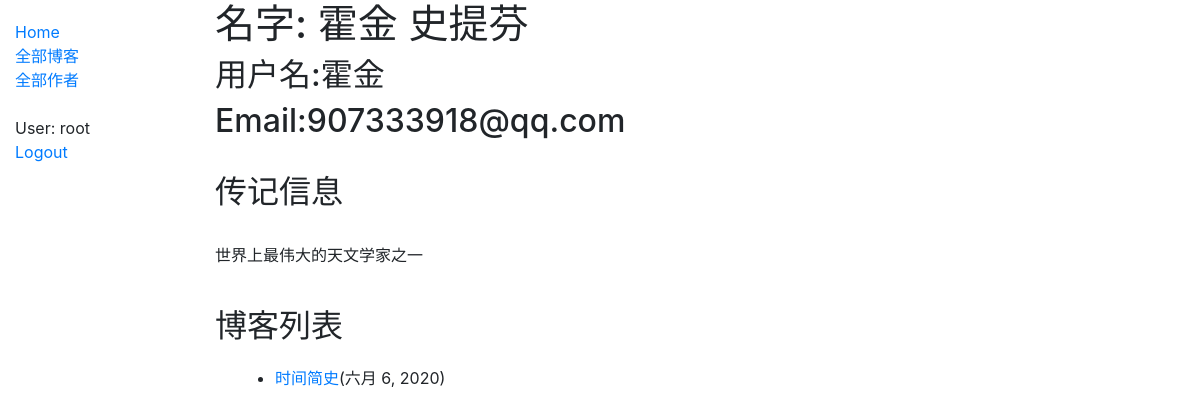
/blog/bloguser/18/ (signed in), run on the app's committed database.
### blog/models.py (models this page shows, shortened)
class BlogUser(User):
    bio_info = models.TextField(max_length=200, null=True, blank=True, help_text='Enter some biographical information.')
    def __str__(self):
        return f'{self.first_name} {self.last_name}'

class Blog(models.Model):
    name = models.CharField(max_length=50, help_text='Enter the name of the blog.')
    author = models.ForeignKey('BlogUser', on_delete=models.SET_NULL, null=True)
    post_date = models.DateField(auto_now_add=True)
    content = models.TextField(max_length=5000, help_text='Type your blog.')
    class Meta:
        ordering = ['-post_date']
    def get_absolute_url(self):
        return reverse('blog', args=(str(self.pk),))

### blog/views.py (the view)
# urls.py: path('bloguser/<int:pk>/', views.BlogUserDetailView.as_view(), name='bloguser-detail'),
class BlogUserDetailView(ListView):
    model = Blog
    template_name = 'blog/bloguser_detail.html'
    def get_queryset(self):
        return Blog.objects.filter(author_id=int(self.kwargs['pk']))
    def get_context_data(self, *, object_list=None, **kwargs):
        context = super().get_context_data(object_list=object_list, **kwargs)
        context['bloguser'] = BlogUser.objects.get(pk=int(self.kwargs['pk']))
        return context

### blog/templates/blog/bloguser_detail.html
{% extends 'base_generic.html' %}
{% block content %}
    <h1>名字: {{ bloguser }}</h1>
    <h2>用户名:{{ bloguser.username }}</h2>
    <h2>Email:{{ bloguser.email }}</h2>
    <br>
    <h2>传记信息</h2>
    <br>
    <p>{{ bloguser.bio_info }}</p>
    <br>
    <h2>博客列表</h2>
    <div style="margin-left:20px;margin-top:20px">
        <ul>
            {% for blog in blog_list %}
                <li><a href="{{ blog.get_absolute_url }}">{{ blog.name }}</a>({{ blog.post_date }})</li>
            {% endfor %}
        </ul>
    </div>
{% endblock %}

### templates/base_generic.html (shortened to what this page needs)
<!DOCTYPE html>
<html lang="en">
<head>
    <link rel="stylesheet" href="https://stackpath.bootstrapcdn.com/bootstrap/4.1.3/css/bootstrap.min.css"
>
    {% load static %}
    <link rel="stylesheet" href="{% static 'css/styles.css' %}">
</head>
<body>
<div class="container-fluid">
    <div class="row">
        <div class="col-sm-2">
            {% block sidebar %}
                <ul class="sidebar-nav">
                    <li><a href="{% url 'index' %}">Home</a></li>
                    <li><a href="{% url 'blogs' %}">全部博客</a></li>
                    <li><a href="{% url 'bloggers' %}">全部作者</a></li>
                    <br>
                    {% if user.is_authenticated %}
                        <li>User: {{ user.get_username }}</li>
                        <li><a href="{% url 'logout' %}">Logout</a></li>
                    {% else %}
                        <li><a href="{% url 'login' %}">Login</a></li>
                        <li><a href="{% url 'register' %}">Register</a></li>
                    {% endif %}
                </ul>
            {% endblock %}
        </div>
        <div class="col-sm-10 ">
            {% block content %}{% endblock %}
        </div>
    </div>
</div>
</body>
</html>

### blog/static/css/styles.css (style rules this page uses)
.sidebar-nav { margin-top: 20px; padding: 0; list-style: none; }

### data on the page
BlogUser: bio_info "世界上最伟大的天文学家之一"
Blog: name "时间简史", post_date "六月 6, 2020"

### other printed values
{{ user.get_username }} "root"
{{ bloguser }} "霍金 史提芬"
{{ bloguser.username }} "霍金"
{{ bloguser.email }} "907333918@qq.com"
